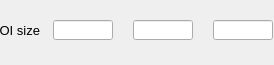
    <widget class="PyDMFrame" name="composite_4">
      <property name="geometry">
        <rect>
          <x>462</x>
          <y>410</y>
          <width>274</width>
          <height>65</height>
        </rect>
      </property>
      <widget class="QLabel" name="text_13">
        <property name="geometry">
          <rect>
            <x>0</x>
            <y>20</y>
            <width>40</width>
            <height>20</height>
          </rect>
        </property>
        <property name="text">
          <string>ROI size</string>
        </property>
        <property name="font" stdset="0">
          <font>
            <pointsize>10</pointsize>
          </font>
        </property>
        <property name="brush" stdset="0">
          <brush brushstyle="SolidPattern">
            <color alpha="255">
              <red>0</red>
              <green>0</green>
              <blue>0</blue>
            </color>
          </brush>
        </property>
        <property name="toolTip">
          <string>text_13</string>
        </property>
        <property name="alignment">
          <set>Qt::AlignRight|Qt::AlignTrailing|Qt::AlignVCenter</set>
        </property>
        <property name="styleSheet">
          <string notr="true">QLabel#text_13 {
  color: rgb(0, 0, 0);
  }</string>
        </property>
      </widget>
      <widget class="PyDMLineEdit" name="text_entry_8">
        <property name="geometry">
          <rect>
            <x>133</x>
            <y>20</y>
            <width>60</width>
            <height>20</height>
          </rect>
        </property>
        <property name="channel" stdset="0">
          <string>ca://${prefix}SizeY</string>
        </property>
        <property name="toolTip">
          <string>${prefix}SizeY</string>
        </property>
        <property name="font" stdset="0">
          <font>
            <pointsize>10</pointsize>
          </font>
        </property>
        <property name="styleSheet">
          <string notr="true">PyDMLineEdit#text_entry_8 {
  color: rgb(0, 0, 0);
  background-color: rgb(115, 223, 255);
  border: 1px solid black;
  margin: 0px;
  padding: 0px;
  spacing: 0px;
  }</string>
        </property>
      </widget>
      <widget class="PyDMLabel" name="text_update_17">
        <property name="geometry">
          <rect>
            <x>133</x>
            <y>0</y>
            <width>61</width>
            <height>18</height>
          </rect>
        </property>
        <property name="toolTip">
          <string>PV: ${prefix}SizeY_RBV</string>
        </property>
        <property name="channel" stdset="0">
          <string>ca://${prefix}SizeY_RBV</string>
        </property>
        <property name="font" stdset="0">
          <font>
            <pointsize>10</pointsize>
          </font>
        </property>
        <property name="alignment">
          <set>Qt::AlignCenter</set>
        </property>
        <property name="textInteractionFlags">
          <set>Qt::TextSelectableByKeyboard|Qt::TextSelectableByMouse</set>
        </property>
        <property name="styleSheet">
          <string notr="true">PyDMLabel#text_update_17 {
  color: rgb(10, 0, 184);
  background-color: rgb(187, 187, 187);
  }</string>
        </property>
      </widget>
      <widget class="PyDMLineEdit" name="text_entry_9">
        <property name="geometry">
          <rect>
            <x>213</x>
            <y>20</y>
            <width>60</width>
            <height>20</height>
          </rect>
        </property>
        <property name="channel" stdset="0">
          <string>ca://${prefix}SizeZ</string>
        </property>
        <property name="toolTip">
          <string>${prefix}SizeZ</string>
        </property>
        <property name="font" stdset="0">
          <font>
            <pointsize>10</pointsize>
          </font>
        </property>
        <property name="styleSheet">
          <string notr="true">PyDMLineEdit#text_entry_9 {
  color: rgb(0, 0, 0);
  background-color: rgb(115, 223, 255);
  border: 1px solid black;
  margin: 0px;
  padding: 0px;
  spacing: 0px;
  }</string>
        </property>
      </widget>
      <widget class="PyDMLabel" name="text_update_18">
        <property name="geometry">
          <rect>
            <x>213</x>
            <y>0</y>
            <width>61</width>
            <height>18</height>
          </rect>
        </property>
        <property name="toolTip">
          <string>PV: ${prefix}SizeZ_RBV</string>
        </property>
        <property name="channel" stdset="0">
          <string>ca://${prefix}SizeZ_RBV</string>
        </property>
        <property name="font" stdset="0">
          <font>
            <pointsize>10</pointsize>
          </font>
        </property>
        <property name="alignment">
          <set>Qt::AlignCenter</set>
        </property>
        <property name="textInteractionFlags">
          <set>Qt::TextSelectableByKeyboard|Qt::TextSelectableByMouse</set>
        </property>
        <property name="styleSheet">
          <string notr="true">PyDMLabel#text_update_18 {
  color: rgb(10, 0, 184);
  background-color: rgb(187, 187, 187);
  }</string>
        </property>
      </widget>
      <widget class="PyDMLineEdit" name="text_entry_10">
        <property name="geometry">
          <rect>
            <x>53</x>
            <y>20</y>
            <width>60</width>
            <height>20</height>
          </rect>
        </property>
        <property name="channel" stdset="0">
          <string>ca://${prefix}SizeX</string>
        </property>
        <property name="toolTip">
          <string>${prefix}SizeX</string>
        </property>
        <property name="font" stdset="0">
          <font>
            <pointsize>10</pointsize>
          </font>
        </property>
        <property name="styleSheet">
          <string notr="true">PyDMLineEdit#text_entry_10 {
  color: rgb(0, 0, 0);
  background-color: rgb(115, 223, 255);
  border: 1px solid black;
  margin: 0px;
  padding: 0px;
  spacing: 0px;
  }</string>
        </property>
      </widget>
      <widget class="PyDMLabel" name="text_update_19">
        <property name="geometry">
          <rect>
            <x>53</x>
            <y>0</y>
            <width>61</width>
            <height>18</height>
          </rect>
        </property>
        <property name="toolTip">
          <string>PV: ${prefix}SizeX_RBV</string>
        </property>
        <property name="channel" stdset="0">
          <string>ca://${prefix}SizeX_RBV</string>
        </property>
        <property name="font" stdset="0">
          <font>
            <pointsize>10</pointsize>
          </font>
        </property>
        <property name="alignment">
          <set>Qt::AlignCenter</set>
        </property>
        <property name="textInteractionFlags">
          <set>Qt::TextSelectableByKeyboard|Qt::TextSelectableByMouse</set>
        </property>
        <property name="styleSheet">
          <string notr="true">PyDMLabel#text_update_19 {
  color: rgb(10, 0, 184);
  background-color: rgb(187, 187, 187);
  }</string>
        </property>
      </widget>
      <widget class="PyDMFrame" name="composite_5">
        <property name="geometry">
          <rect>
            <x>53</x>
            <y>45</y>
            <width>220</width>
            <height>20</height>
          </rect>
        </property>
        <widget class="PyDMSlider" name="valuator_3">
          <property name="geometry">
            <rect>
              <x>462</x>
              <y>410</y>
              <width>60</width>
              <height>20</height>
            </rect>
          </property>
          <property name="channel" stdset="0">
            <string>ca://${prefix}SizeX</string>
          </property>
          <property name="toolTip">
            <string>${prefix}SizeX</string>
          </property>
          <property name="orientation" stdset="0">
            <string>Qt::Horizontal</string>
          </property>
          <property name="showLimitLabels" stdset="0">
            <bool>true</bool>
          </property>
          <property name="showValueLabel" stdset="0">
            <bool>false</bool>
          </property>
          <property name="showUnits" stdset="0">
            <bool>false</bool>
          </property>
          <property name="tickPosition" stdset="0">
            <enum>QSlider::NoTicks</enum>
          </property>
          <property name="precision" stdset="0">
            <number>1</number>
          </property>
          <property name="styleSheet">
            <string notr="true">PyDMSlider#valuator_3 {
  color: rgb(0, 0, 0);
  background-color: rgb(115, 223, 255);
  }</string>
          </property>
        </widget>
        <widget class="PyDMSlider" name="valuator_4">
          <property name="geometry">
            <rect>
              <x>542</x>
              <y>410</y>
              <width>60</width>
              <height>20</height>
            </rect>
          </property>
          <property name="channel" stdset="0">
            <string>ca://${prefix}SizeY</string>
          </property>
          <property name="toolTip">
            <string>${prefix}SizeY</string>
          </property>
          <property name="orientation" stdset="0">
            <string>Qt::Horizontal</string>
          </property>
          <property name="showLimitLabels" stdset="0">
            <bool>true</bool>
          </property>
          <property name="showValueLabel" stdset="0">
            <bool>false</bool>
          </property>
          <property name="showUnits" stdset="0">
            <bool>false</bool>
          </property>
          <property name="tickPosition" stdset="0">
            <enum>QSlider::NoTicks</enum>
          </property>
          <property name="precision" stdset="0">
            <number>1</number>
          </property>
          <property name="styleSheet">
            <string notr="true">PyDMSlider#valuator_4 {
  color: rgb(0, 0, 0);
  background-color: rgb(115, 223, 255);
  }</string>
          </property>
        </widget>
        <widget class="PyDMSlider" name="valuator_5">
          <property name="geometry">
            <rect>
              <x>622</x>
              <y>410</y>
              <width>60</width>
              <height>20</height>
            </rect>
          </property>
          <property name="channel" stdset="0">
            <string>ca://${prefix}SizeZ</string>
          </property>
          <property name="toolTip">
            <string>${prefix}SizeZ</string>
          </property>
          <property name="orientation" stdset="0">
            <string>Qt::Horizontal</string>
          </property>
          <property name="showLimitLabels" stdset="0">
            <bool>true</bool>
          </property>
          <property name="showValueLabel" stdset="0">
            <bool>false</bool>
          </property>
          <property name="showUnits" stdset="0">
            <bool>false</bool>
          </property>
          <property name="tickPosition" stdset="0">
            <enum>QSlider::NoTicks</enum>
          </property>
          <property name="precision" stdset="0">
            <number>1</number>
          </property>
          <property name="styleSheet">
            <string notr="true">PyDMSlider#valuator_5 {
  color: rgb(0, 0, 0);
  background-color: rgb(115, 223, 255);
  }</string>
          </property>
        </widget>
      </widget>
    </widget>
